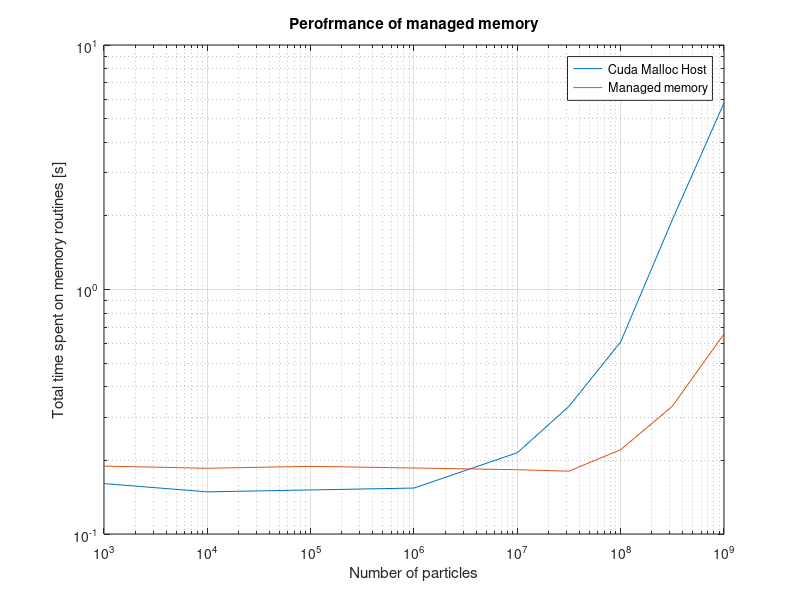

This chart was generated by the following MATLAB code:
%Creates plots
% fid = fopen('Ex2a output for plots.txt');
% txt = textscan(fid,'%s','delimiter','\n'); 
% all_text_lines=txt{1};
% fclose(fid)
% num_particles_list=[];
% for i=1:len(all_text_lines)
%     curr_line=all_text_lines{i};
%     command_str="command: ./excercise_2a.out 1" ;
%     k=strfind(curr_line,command_str);
%     if len(k)>0
%        idx_num_part=len( command_str)+k(1);
%        num_particles_list.append(double(curr_line(idx_num_part:end)));
%     end
%     
% end
%La verdad que es mas facil copiarlo a mano del txt dios
malloc_num_particles=[1e3,   1e4,       1e5,      1e6,        1e7,     3.16e7,    1e8      ,  3.16e8  , 1e9 ];
malloc_time_HtoD=[2.3040e-6,11.904e-6, 100.96e-6,1.1559e-3, 11.827e-3, 34.715e-3, 109.73e-3, 346.78e-3,1.10940 ];

cuda_malloc_num_particles=[1e3,   1e4,       1e5,      1e6,        1e7,     3.16e7,    1e8      ,  3.16e8  , 1e9 ];
cuda_malloc_time_HtoD=[2.0800e-6, 11.712e-6, 98.335e-6, 967.29e-6, 9.6561e-3, 30.511e-3, 96.556e-3, 305.09e-3, 974.24e-3];

loglog(malloc_num_particles, malloc_time_HtoD, 'DisplayName', 'Malloc')
hold on
loglog(cuda_malloc_num_particles, cuda_malloc_time_HtoD, 'DisplayName', 'Cuda Malloc')
grid()
xlabel("Number of particles")
ylabel("CUDA memcpy HtoD [s]")
title("Comparison of memory allocators")
legend()

%%Now I should plot (cudamemmanagedmalloc+cudafree) vs
%%(HtoD,DtoH,pinnedmalloc, free) 
cuda_malloc_time_DtoH=[1.6320e-6,              9.7920e-6,        91.391e-6   ,       911.96e-6,          9.1135e-3,      28.793e-3    ,    91.107e-3,        287.90e-3   ,     912.93e-3       ];
cuda_malloc_time_free=[315.73e-6+78.795e-6, 77.600e-6+315.21e-6,  315.42e-6+80.858e-6,1.6404e-3+108.61e-6, 15.859e-3+263.78e-6,42.484e-3+459.00e-6,122.23e-3+1.1159e-3,372.50e-3+ 3.1904e-3,1.16619+9.7976e-3];%Free host + free del device
cuda_malloc_time_alloc=[159.80e-3+565.14e-6,147.76e-3+541.05e-6, 150.29e-3+551.20e-6, 147.82e-3+2.7027e-3,153.99e-3+26.109e-3,149.63e-3+80.887e-3 ,255.13e-3+44.55e-3, 806.30e-3+ 151.85e-3,2.57175+161.31e-3];  %alloc del host + device
%Una observacion es que el alloc en la gpu medio que siempre tarda lo
%mismo, pero el host va cambiando el tiempo. Los frees tmb toman mucho
%tiempo en el host
managed_num_part=[1e3,1e4,1e5, 1e6,1e7,3.16e7,1e8,3.16e8,1e9];
managed_time_alloc=[189.45e-3,185.63e-3,188.96e-3, 185.66e-3,177.81e-3,163.90e-3,172.77e-3,179.17e-3,173.01e-3];
managed_time_free=[92.274e-6,88.039e-6, 141.39e-6, 576.97e-6,5.3581e-3,16.798e-3,48.510e-3,153.78e-3,484.79e-3];

hold off
loglog(cuda_malloc_num_particles, cuda_malloc_time_HtoD+cuda_malloc_time_DtoH+cuda_malloc_time_free+cuda_malloc_time_alloc, 'DisplayName', 'Cuda Malloc Host')
hold on
loglog(managed_num_part,managed_time_alloc+ managed_time_free, 'DisplayName', 'Managed memory')
grid()
xlabel("Number of particles")
ylabel("Total time spent on memory routines [s]")
title("Perofrmance of managed memory")
legend()

